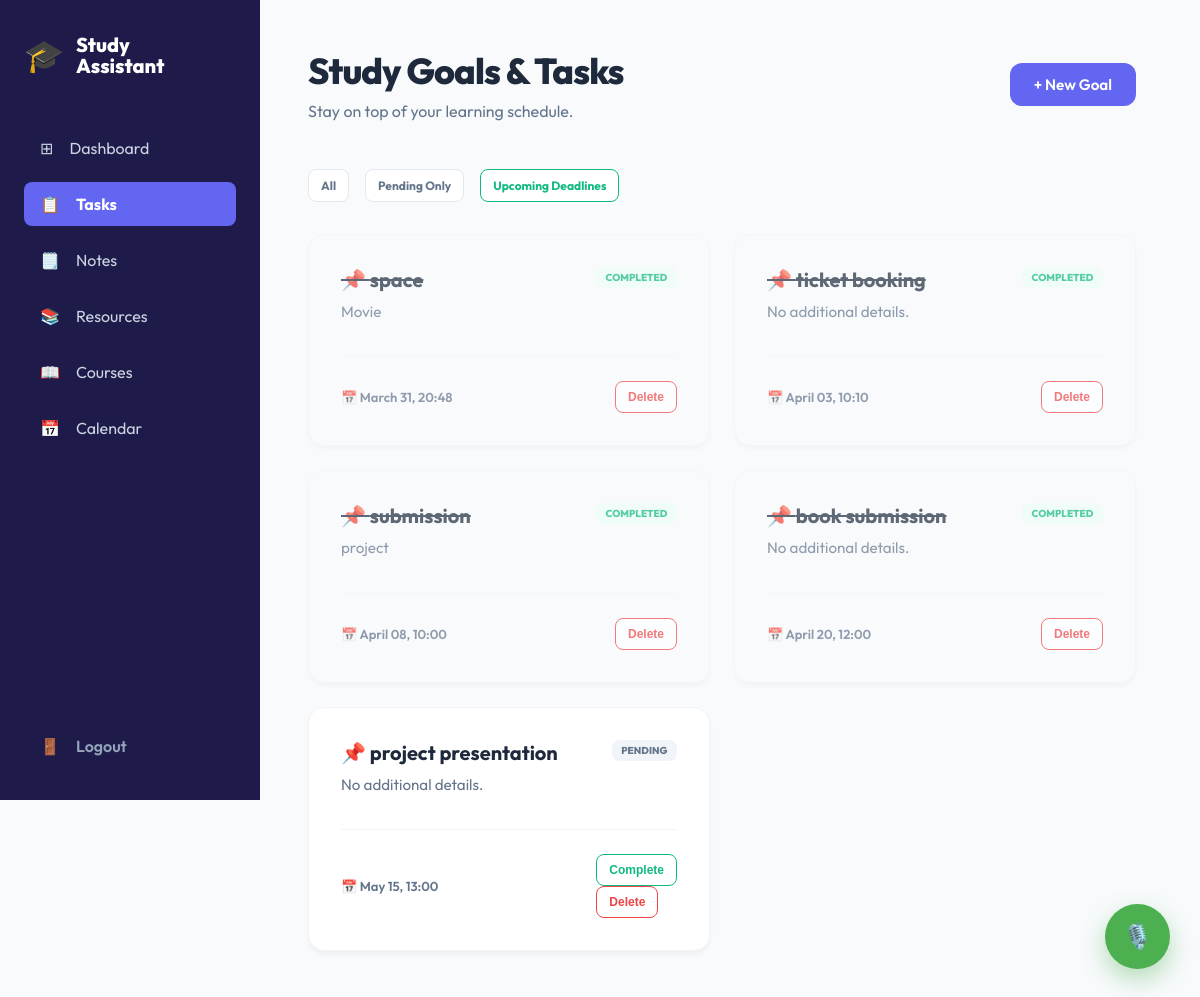
The app's page /tasks/upcoming (signed in) with its own data.
### backend/models.py (models this page shows)
class Task(db.Model):
    __tablename__ = 'tasks'
    id = db.Column(db.Integer, primary_key=True)
    user_id = db.Column(db.Integer, db.ForeignKey('users.id'), nullable=False)
    title = db.Column(db.String(200), nullable=False)
    description = db.Column(db.Text, nullable=True)
    deadline = db.Column(db.DateTime, nullable=True)
    status = db.Column(db.String(20), default='pending') # pending, completed, in-progress
    created_at = db.Column(db.DateTime, default=datetime.utcnow)

### backend/tasks_routes.py (the view)
@tasks_bp.route('/tasks/upcoming')
@login_required
def upcoming_tasks():
    user_id = session['user_id']
    tasks = Task.query.filter(
        db.and_(Task.user_id == user_id, Task.deadline != None)
    ).order_by(Task.deadline.asc()).all()
    return render_template('tasks.html', tasks=tasks, filter='upcoming')

### backend/tasks_routes.py (called while the page is built)
def login_required(f):
    @wraps(f)
    def decorated_function(*args, **kwargs):
        token = request.headers.get('X-Assistant-Token')
        if token == 'SMART-STUDY-2026':
            if 'user_id' not in session:
                session['user_id'] = 1  # Default to user 1 for assistant
            return f(*args, **kwargs)
        if 'user_id' not in session:
            flash('Please log in to manage your tasks.', 'error')
            return redirect(url_for('auth.login_page'))
        return f(*args, **kwargs)
    return decorated_function

@tasks_bp.context_processor
def inject_now():
    return {'now': datetime.now(), 'timedelta': timedelta}

### templates/tasks.html (shortened to what this page needs)
<!DOCTYPE html>
<html lang="en">
<head>
    <link rel="stylesheet" href="{{ url_for('static', filename='style.css') }}">
    <link rel="stylesheet" href="{{ url_for('static', filename='dashboard.css') }}">
    <link rel="stylesheet" href="{{ url_for('static', filename='tasks.css') }}">
    <link rel="stylesheet" href="{{ url_for('static', filename='voice_assistant.css') }}">
</head>
<body style="display: flex;">
    <aside class="sidebar">
        <div class="logo">
            <span style="font-size: 2rem;">🎓</span>
            <div>
                <p style="font-weight: 800; font-size: 1.25rem;">Study</p>
                <p style="font-weight: 800; font-size: 1.25rem; margin-top: -0.25rem;">Assistant</p>
            </div>
        </div>
        <ul class="nav-links">
            <li><a href="{{ url_for('dashboard.dashboard_view') }}"><span>⊞</span> Dashboard</a></li>
            <li><a href="{{ url_for('tasks.list_tasks') }}" class="active"><span>📋</span> Tasks</a></li>
            <li><a href="{{ url_for('notes.list_notes') }}"><span>🗒️</span> Notes</a></li>
            <li><a href="{{ url_for('resources.list_resources') }}"><span>📚</span> Resources</a></li>
            <li><a href="{{ url_for('courses.manager_view') }}"><span>📖</span> Courses</a></li>
            <li><a href="{{ url_for('calendar.calendar_view') }}"><span>📅</span> Calendar</a></li>
        </ul>
        <div class="logout">
            <a href="{{ url_for('auth.logout') }}" style="color: #94a3b8; font-weight: 600; text-decoration: none; padding: 0.75rem 1rem; display: flex; align-items: center; gap: 1rem;"><span>🚪</span> Logout</a>
        </div>
    </aside>
    <main class="main-dashboard">
        <header style="display: flex; justify-content: space-between; align-items: center; margin-bottom: 3rem;">
            <div>
                <h1>Study Goals & Tasks</h1>
                <p class="subtitle" style="text-align: left; margin-bottom: 0;">Stay on top of your learning schedule.</p>
            </div>
            <button onclick="document.getElementById('addTaskModal').style.display = 'flex'" class="btn" style="width: auto; padding: 0.75rem 1.5rem; margin-top:0;">+ New Goal</button>
        </header>
        <div style="display: flex; gap: 1rem; margin-bottom: 2rem;">
            <a href="{{ url_for('tasks.list_tasks') }}" class="btn-sm {% if not filter %}btn-complete{% endif %}" style="text-decoration: none;"> All </a>
            <a href="{{ url_for('tasks.pending_tasks') }}" class="btn-sm {% if show_all == False %}btn-complete{% endif %}" style="text-decoration: none;"> Pending Only </a>
            <a href="{{ url_for('tasks.upcoming_tasks') }}" class="btn-sm {% if filter == 'upcoming' %}btn-complete{% endif %}" style="text-decoration: none;"> Upcoming Deadlines </a>
        </div>
        <section class="tasks-grid">
            {% for task in tasks %}
            {% set is_overdue = task.deadline and task.deadline < now and task.status == 'pending' %}
            <article class="task-card {% if is_overdue %}task-overdue{% elif is_urgent %}task-urgent{% endif %} {% if task.status == 'completed' %}task-completed{% endif %}">
                <span class="status-badge status-{{ task.status }} {% if is_overdue %}status-overdue{% elif is_urgent %}status-urgent{% endif %}">
                    {% if is_overdue %}Overdue{% else %}{{ task.status }}{% endif %}
                </span>
                <h3>📌 {{ task.title }}</h3>
                <p>{{ task.description or "No additional details." }}</p>
                <footer class="task-footer">
                    <span class="deadline">
                        📅 {{ task.deadline.strftime('%B %d, %H:%M') if task.deadline else "No deadline" }}
                    </span>
                    <div class="actions">
                        {% if task.status == 'pending' %}
                        <form action="{{ url_for('tasks.complete_task', id=task.id) }}" method="POST">
                            <button type="submit" class="btn-sm btn-complete">Complete</button>
                        </form>
                        {% endif %}
                        <form action="{{ url_for('tasks.delete_task', id=task.id) }}" method="POST">
                            <button type="submit" class="btn-sm btn-delete" onclick="return confirm('Remove task?')">Delete</button>
                        </form>
                    </div>
                </footer>
            </article>
            {% else %}
            <div style="grid-column: 1/-1; text-align: center; padding: 4rem; background: rgba(255,255,255,0.05); border-radius: 1.5rem; color: var(--text-dim);">
                <h2>Perfectly Planned!</h2>
                <p>No study tasks found here. Take a break or add a new goal.</p>
            </div>
            {% endfor %}
        </section>
    </main>
</body>
</html>

### static/style.css (style rules this page uses)
:root { --primary-color: #6366f1; --sidebar-bg: #1e1b4b; --main-bg: #f8fafc; --card-bg: #ffffff; --text-main: #1e293b; --text-dim: #64748b; --border-color: #f1f5f9; }
* { margin: 0; padding: 0; box-sizing: border-box; }
body { font-family: 'Outfit', sans-serif; background-color: var(--main-bg); color: var(--text-main); display: flex; min-height: 100vh; margin: 0; }
.subtitle { color: #64748b; text-align: center; margin-bottom: 2.5rem; font-size: 1rem; }
.sidebar { width: 260px; background-color: var(--sidebar-bg); color: white; height: 100vh; position: fixed; padding: 2rem 1.5rem; display: flex; flex-direction: column; z-index: 100; }
.logo { font-size: 1.5rem; font-weight: 800; margin-bottom: 3rem; display: flex; align-items: center; gap: 0.75rem; }
.nav-links { list-style: none; flex-grow: 1; }
.nav-links li { margin-bottom: 0.75rem; }
.nav-links a { color: #cbd5e1; text-decoration: none; display: flex; align-items: center; padding: 0.75rem 1rem; border-radius: 0.5rem; gap: 1rem; transition: all 0.2s; }
.nav-links a.active { background: #6366f1; color: white !important; font-weight: 700; }
.logout { margin-top: auto; }
.main-dashboard { flex-grow: 1; margin-left: 260px; padding: 3rem 4rem 3rem 3rem; max-width: 1800px; width: calc(100% - 260px); }
h1 { font-size: 2.25rem; font-weight: 800; color: #1e293b; margin-bottom: 0.5rem; letter-spacing: -0.025em; }
.subtitle { color: #64748b; font-size: 1rem; margin-bottom: 3rem; }
.btn { background: var(--primary-color); color: white; padding: 0.75rem 1.25rem; border: none; border-radius: 0.75rem; cursor: pointer; font-weight: 600; font-size: 0.95rem; transition: all 0.2s; font-family: inherit; display: inline-flex; align-items: center; justify-content: center; }

### static/tasks.css (style rules this page uses)
.tasks-grid { display: grid; grid-template-columns: repeat(auto-fill, minmax(320px, 1fr)); gap: 1.5rem; }
.task-card { background: white; border-radius: 1rem; padding: 2rem; box-shadow: 0 4px 6px -1px rgba(0, 0, 0, 0.05); border: 1px solid var(--border-color, #e2e8f0); position: relative; transition: all 0.3s cubic-bezier(0.4, 0, 0.2, 1); }
.task-card h3 { font-size: 1.25rem; margin-bottom: 0.5rem; color: var(--text-main); }
.task-card p { color: var(--text-dim); font-size: 0.95rem; line-height: 1.6; margin-bottom: 2rem; }
.status-badge { position: absolute; top: 2rem; right: 2rem; font-size: 0.625rem; text-transform: uppercase; font-weight: 800; padding: 0.25rem 0.6rem; border-radius: 0.5rem; background: #f1f5f9; color: #64748b; }
.status-completed { color: #10b981 !important; background: #ecfdf5; }
.status-pending { color: #64748b; }
.task-footer { display: flex; justify-content: space-between; align-items: center; border-top: 1px solid var(--border-color, #e2e8f0); padding-top: 1.5rem; }
.deadline { font-size: 0.8125rem; font-weight: 600; color: var(--text-dim); }
.task-completed { opacity: 0.7; background-color: #f8fafc; }
.task-completed h3 { text-decoration: line-through; }
.btn-sm { padding: 0.5rem 0.75rem; border-radius: 0.5rem; font-size: 0.75rem; font-weight: 700; cursor: pointer; border: 1px solid #e2e8f0; background: white; color: var(--text-dim); transition: all 0.2s; }
.btn-complete { border-color: #10b981; color: #10b981; }
.btn-delete { border-color: #ef4444; color: #ef4444; }

### records on screen
Task: status "COMPLETED", title "space", description "Movie", deadline "March 31, 20:48"
Task: status "COMPLETED", title "ticket booking", description "No additional details.", deadline "April 03, 10:10"
Task: status "COMPLETED", title "submission", description "project", deadline "April 08, 10:00"
Task: status "COMPLETED", title "book submission", description "No additional details.", deadline "April 20, 12:00"
Task: status "PENDING", title "project presentation", description "No additional details.", deadline "May 15, 13:00"
